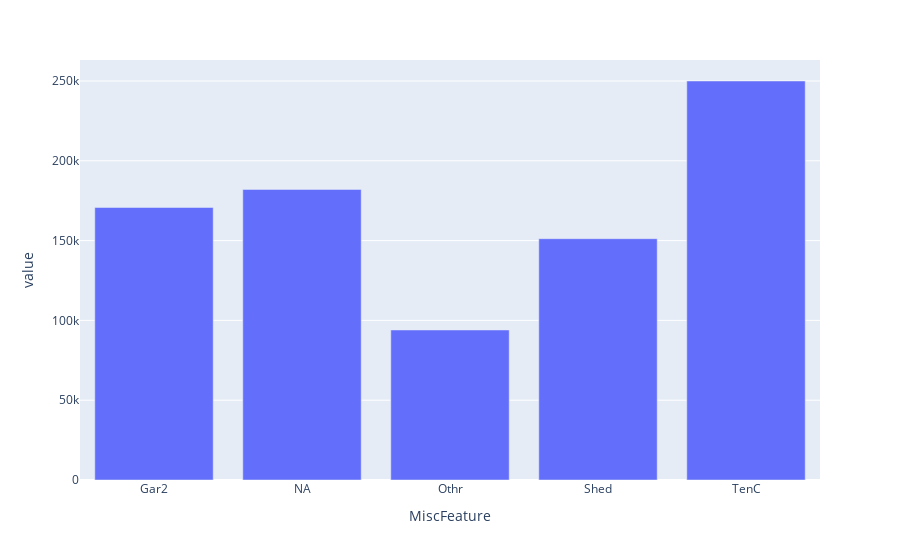

The code cell stored with this chart in its notebook:
### Code cell
fig = px.bar(df_combined.groupby('MiscFeature',dropna=False).agg({'SalePrice':'mean'}))
fig.update_layout(showlegend=False).show()

### Figure 1 — Plotly figure (JSON) as saved in the notebook; plotly's stock layout.template omitted (floating-point values rounded to 4 significant figures)
{"data": [{"alignmentgroup": "True", "hovertemplate": "variable=SalePrice<br>MiscFeature=%{x}<br>value=%{y}<extra></extra>", "legendgroup": "SalePrice", "marker": {"color": "#636efa"}, "name": "SalePrice", "offsetgroup": "SalePrice", "orientation": "v", "showlegend": true, "textposition": "auto", "type": "bar", "x": ["Gar2", "NA", "Othr", "Shed", "TenC"], "xaxis": "x", "y": [170750, 182000.0, 94000, 151200.0, 250000], "yaxis": "y"}], "layout": {"autosize": true, "barmode": "relative", "legend": {"title": {"text": "variable"}, "tracegroupgap": 0}, "margin": {"t": 60}, "showlegend": false, "xaxis": {"anchor": "y", "autorange": true, "domain": [0, 1], "range": [-0.5, 4.5], "title": {"text": "MiscFeature"}, "type": "category"}, "yaxis": {"anchor": "x", "autorange": true, "domain": [0, 1], "range": [0, 263200.0], "title": {"text": "value"}, "type": "linear"}}}
